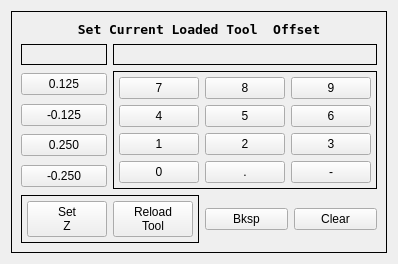
               <widget class="QWidget" name="tab_9">
                <attribute name="title">
                 <string>Tool</string>
                </attribute>
                <layout class="QGridLayout" name="gridLayout_17">
                 <item row="0" column="0">
                  <widget class="VCPFrame" name="toolFrame">
                   <property name="frameShape">
                    <enum>QFrame::Box</enum>
                   </property>
                   <property name="rules" stdset="0">
                    <string>[{&quot;channels&quot;: [{&quot;url&quot;: &quot;status:tool_in_spindle&quot;, &quot;trigger&quot;: true}], &quot;property&quot;: &quot;Enable&quot;, &quot;expression&quot;: &quot;ch[0] &gt; 0&quot;, &quot;name&quot;: &quot;New Rule&quot;}]</string>
                   </property>
                   <layout class="QGridLayout" name="gridLayout_19">
                    <item row="3" column="0">
                     <widget class="QPushButton" name="pushButton_83">
                      <property name="text">
                       <string>-0.125</string>
                      </property>
                      <attribute name="buttonGroup">
                       <string notr="true">toolButtonGroup</string>
                      </attribute>
                     </widget>
                    </item>
                    <item row="6" column="2">
                     <widget class="QPushButton" name="toolBackSpace">
                      <property name="text">
                       <string>Bksp</string>
                      </property>
                     </widget>
                    </item>
                    <item row="2" column="0">
                     <widget class="QPushButton" name="pushButton_70">
                      <property name="text">
                       <string>0.125</string>
                      </property>
                      <attribute name="buttonGroup">
                       <string notr="true">toolButtonGroup</string>
                      </attribute>
                     </widget>
                    </item>
                    <item row="6" column="3">
                     <widget class="QPushButton" name="toolClear">
                      <property name="text">
                       <string>Clear</string>
                      </property>
                     </widget>
                    </item>
                    <item row="5" column="0">
                     <widget class="QPushButton" name="pushButton_69">
                      <property name="text">
                       <string>-0.250</string>
                      </property>
                      <attribute name="buttonGroup">
                       <string notr="true">toolButtonGroup</string>
                      </attribute>
                     </widget>
                    </item>
                    <item row="0" column="0" colspan="4">
                     <widget class="QLabel" name="label_11">
                      <property name="font">
                       <font>
                        <family>DejaVu Sans Mono</family>
                        <pointsize>10</pointsize>
                        <weight>75</weight>
                        <bold>true</bold>
                       </font>
                      </property>
                      <property name="text">
                       <string>Set Current Loaded Tool  Offset</string>
                      </property>
                      <property name="alignment">
                       <set>Qt::AlignCenter</set>
                      </property>
                     </widget>
                    </item>
                    <item row="1" column="1" colspan="3">
                     <widget class="QLabel" name="toolOffsetLabel">
                      <property name="font">
                       <font>
                        <family>DejaVu Sans Mono</family>
                        <pointsize>12</pointsize>
                        <weight>75</weight>
                        <bold>true</bold>
                       </font>
                      </property>
                      <property name="frameShape">
                       <enum>QFrame::Box</enum>
                      </property>
                      <property name="text">
                       <string/>
                      </property>
                      <property name="alignment">
                       <set>Qt::AlignRight|Qt::AlignTrailing|Qt::AlignVCenter</set>
                      </property>
                     </widget>
                    </item>
                    <item row="6" column="0" colspan="2">
                     <widget class="QFrame" name="gridFrame_10">
                      <property name="frameShape">
                       <enum>QFrame::Box</enum>
                      </property>
                      <layout class="QGridLayout" name="gridLayout_26">
                       <property name="leftMargin">
                        <number>5</number>
                       </property>
                       <property name="topMargin">
                        <number>5</number>
                       </property>
                       <property name="rightMargin">
                        <number>5</number>
                       </property>
                       <property name="bottomMargin">
                        <number>5</number>
                       </property>
                       <item row="0" column="0">
                        <widget class="MDIButton" name="mdibutton_23">
                         <property name="text">
                          <string>Set
Z</string>
                         </property>
                         <property name="rules" stdset="0">
                          <string>[{&quot;channels&quot;: [{&quot;url&quot;: &quot;status:tool_in_spindle&quot;, &quot;trigger&quot;: true}], &quot;property&quot;: &quot;Enable&quot;, &quot;expression&quot;: &quot;ch[0] != 0&quot;, &quot;name&quot;: &quot;Enable&quot;}]</string>
                         </property>
                         <property name="MDICommand" stdset="0">
                          <string>G10 L10 P#&lt;toolInSpindle&gt; Z#&lt;toolOffsetLabel&gt;</string>
                         </property>
                        </widget>
                       </item>
                       <item row="0" column="1">
                        <widget class="MDIButton" name="mdibutton_6">
                         <property name="text">
                          <string>Reload
Tool</string>
                         </property>
                         <property name="MDICommand" stdset="0">
                          <string>G43</string>
                         </property>
                        </widget>
                       </item>
                      </layout>
                     </widget>
                    </item>
                    <item row="4" column="0">
                     <widget class="QPushButton" name="pushButton_68">
                      <property name="text">
                       <string>0.250</string>
                      </property>
                      <attribute name="buttonGroup">
                       <string notr="true">toolButtonGroup</string>
                      </attribute>
                     </widget>
                    </item>
                    <item row="2" column="1" rowspan="4" colspan="3">
                     <widget class="QFrame" name="gridFrame_9">
                      <property name="frameShape">
                       <enum>QFrame::Box</enum>
                      </property>
                      <layout class="QGridLayout" name="gridLayout_25">
                       <property name="leftMargin">
                        <number>5</number>
                       </property>
                       <property name="topMargin">
                        <number>5</number>
                       </property>
                       <property name="rightMargin">
                        <number>5</number>
                       </property>
                       <property name="bottomMargin">
                        <number>5</number>
                       </property>
                       <item row="2" column="0">
                        <widget class="QPushButton" name="pushButton_71">
                         <property name="text">
                          <string>1</string>
                         </property>
                         <attribute name="buttonGroup">
                          <string notr="true">toolButtonGroup</string>
                         </attribute>
                        </widget>
                       </item>
                       <item row="1" column="1">
                        <widget class="QPushButton" name="pushButton_72">
                         <property name="text">
                          <string>5</string>
                         </property>
                         <attribute name="buttonGroup">
                          <string notr="true">toolButtonGroup</string>
                         </attribute>
                        </widget>
                       </item>
                       <item row="1" column="0">
                        <widget class="QPushButton" name="pushButton_73">
                         <property name="text">
                          <string>4</string>
                         </property>
                         <attribute name="buttonGroup">
                          <string notr="true">toolButtonGroup</string>
                         </attribute>
                        </widget>
                       </item>
                       <item row="3" column="0">
                        <widget class="QPushButton" name="pushButton_74">
                         <property name="text">
                          <string>0</string>
                         </property>
                         <attribute name="buttonGroup">
                          <string notr="true">toolButtonGroup</string>
                         </attribute>
                        </widget>
                       </item>
                       <item row="2" column="1">
                        <widget class="QPushButton" name="pushButton_75">
                         <property name="text">
                          <string>2</string>
                         </property>
                         <attribute name="buttonGroup">
                          <string notr="true">toolButtonGroup</string>
                         </attribute>
                        </widget>
                       </item>
                       <item row="2" column="2">
                        <widget class="QPushButton" name="pushButton_76">
                         <property name="text">
                          <string>3</string>
                         </property>
                         <attribute name="buttonGroup">
                          <string notr="true">toolButtonGroup</string>
                         </attribute>
                        </widget>
                       </item>
                       <item row="3" column="2">
                        <widget class="QPushButton" name="pushButton_77">
                         <property name="text">
                          <string>-</string>
                         </property>
                         <attribute name="buttonGroup">
                          <string notr="true">toolButtonGroup</string>
                         </attribute>
                        </widget>
                       </item>
                       <item row="1" column="2">
                        <widget class="QPushButton" name="pushButton_78">
                         <property name="text">
                          <string>6</string>
                         </property>
                         <attribute name="buttonGroup">
                          <string notr="true">toolButtonGroup</string>
                         </attribute>
                        </widget>
                       </item>
                       <item row="3" column="1">
                        <widget class="QPushButton" name="pushButton_79">
                         <property name="text">
                          <string>.</string>
                         </property>
                         <attribute name="buttonGroup">
                          <string notr="true">toolButtonGroup</string>
                         </attribute>
                        </widget>
                       </item>
                       <item row="0" column="1">
                        <widget class="QPushButton" name="pushButton_80">
                         <property name="text">
                          <string>8</string>
                         </property>
                         <attribute name="buttonGroup">
                          <string notr="true">toolButtonGroup</string>
                         </attribute>
                        </widget>
                       </item>
                       <item row="0" column="2">
                        <widget class="QPushButton" name="pushButton_81">
                         <property name="text">
                          <string>9</string>
                         </property>
                         <attribute name="buttonGroup">
                          <string notr="true">toolButtonGroup</string>
                         </attribute>
                        </widget>
                       </item>
                       <item row="0" column="0">
                        <widget class="QPushButton" name="pushButton_82">
                         <property name="text">
                          <string>7</string>
                         </property>
                         <attribute name="buttonGroup">
                          <string notr="true">toolButtonGroup</string>
                         </attribute>
                        </widget>
                       </item>
                      </layout>
                     </widget>
                    </item>
                    <item row="1" column="0">
                     <widget class="StatusLabel" name="toolInSpindle">
                      <property name="frameShape">
                       <enum>QFrame::Box</enum>
                      </property>
                      <property name="alignment">
                       <set>Qt::AlignCenter</set>
                      </property>
                      <property name="rules" stdset="0">
                       <string>[{&quot;channels&quot;: [{&quot;url&quot;: &quot;status:tool_in_spindle?string&quot;, &quot;trigger&quot;: true}], &quot;property&quot;: &quot;Text&quot;, &quot;expression&quot;: &quot;ch[0]&quot;, &quot;name&quot;: &quot;Current Tool&quot;}]</string>
                      </property>
                     </widget>
                    </item>
                   </layout>
                  </widget>
                 </item>
                </layout>
               </widget>
